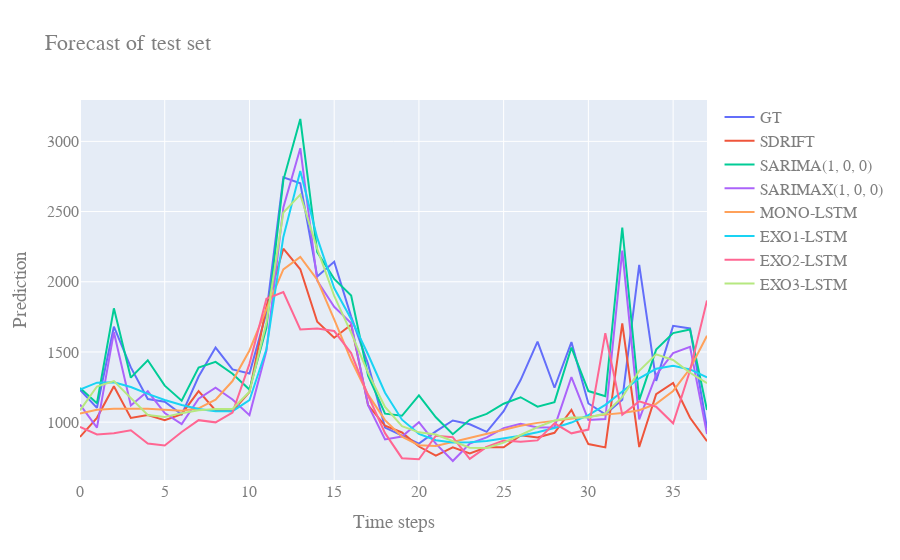
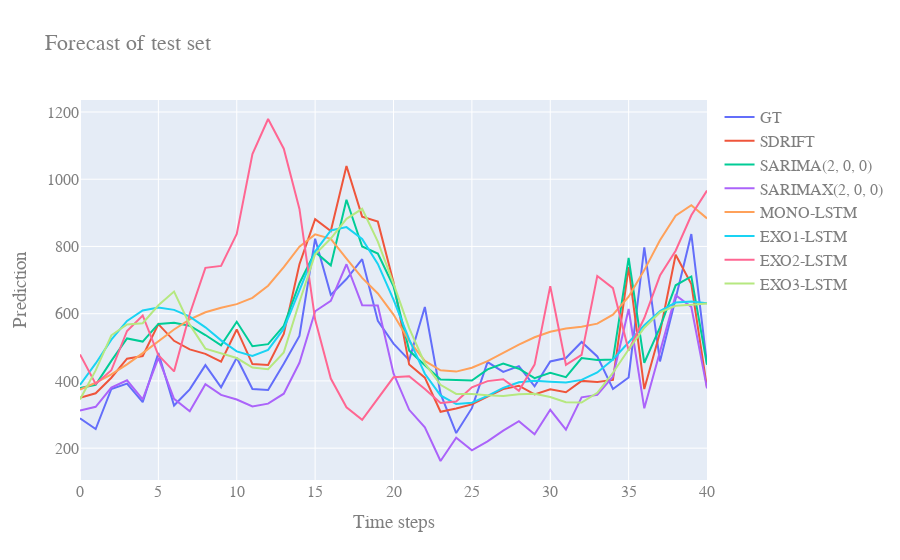
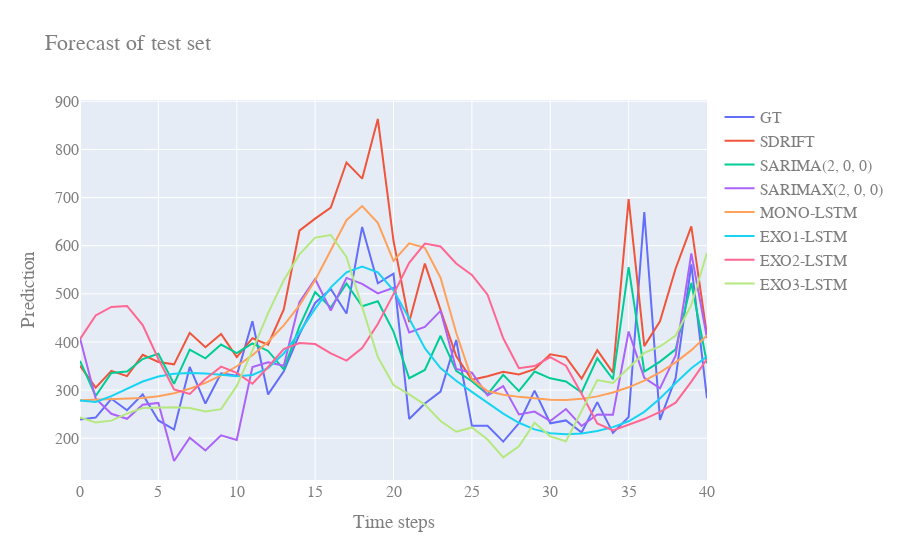

Here is the notebook cell these charts were saved with, in order:
### Markdown cell above
# Forecasting evaluation

### Code cell
single_run_results = []
n_runs = 1

for dataset in datasets:
    print("Running forecasting for sales in", dataset, "\n")
    for run in range(n_runs):
        print ("Run #", run+1)
        # Load the default and augmented versions of the data
        full_dataset = datasets[dataset]

        # Create training and test data
        train, test = ts_train_test_split(full_dataset, test_length=0.2)
        print("Training and testing data shapes: ", train.shape, test.shape)
      
        # Extract the columns which display most correlation with the value we are trying to predict.
        mono_input_features = [0]
        exo1_input_features = [0, 1, 2, 3]
        exo2_input_features = [0] + list(range(4,full_dataset.shape[1]))
        exo3_input_features = [0, 1, 2, 3, 4, 5, full_dataset.shape[1]-1] 
        #exo3_input_features = list(range(0,full_dataset.shape[1]))
        print("MONO-LSTM input features:", mono_input_features)
        print("EXO1 (+ sincos day) input features :", exo1_input_features)
        print("EXO2 (+ weather exog) input features :", exo2_input_features)
        print("EXO3 (+ all exog) input features :", exo3_input_features)
        print()
        
        ## Run STL Decomposition as baseline
        print("Running Drift and Seasonal Drift models based on STL Decomposition...")
        f_steps = test.shape[0]
        decomp = decompose(train.qty, period=52)
        drift_forecast = forecast(decomp, steps=f_steps, fc_func=drift, seasonal=True)
        drift_rmse = sm.tools.eval_measures.rmse(test.qty.values, drift_forecast["drift+seasonal"].values)
        drift_mae = sm.tools.eval_measures.meanabs(test.qty.values, drift_forecast["drift+seasonal"].values)
        print("Done\n")
        
        # Run ARIMA as another baseline
        print("Running SARIMA model...")        
        # Fit your model
        sarima_model = pm.auto_arima(train.qty, seasonal=True, m=52, suppress_warnings=True, max_order=None, \
                                    start_p=3, start_q=0, start_P=0, start_Q=0, \
                                    max_p=6, max_d=1, max_q=1, max_P=1, max_D=1, max_Q=1)
        # Get model params
        sarima_order = sarima_model.get_params()["order"]
        sarima_s_order = sarima_model.get_params()["seasonal_order"]
        # Predict #test steps into the future
        sarima_forecasts = sarima_model.predict(f_steps)  
        sarima_rmse = sm.tools.eval_measures.rmse(test.qty.values, sarima_forecasts)
        sarima_mae = sm.tools.eval_measures.meanabs(test.qty.values, sarima_forecasts)
        print("Done\n")
        
        print("Running SARIMAX model...")
        sarimax_model = SARIMAX(endog=train.qty, exog=train.iloc[:, exo3_input_features[1:]], \
                                order=sarima_order, seasonal_order=sarima_s_order)
        sarimax_fitted = sarimax_model.fit()
        sarimax_forecasts = sarimax_fitted.forecast(f_steps, exog=test.iloc[:, exo3_input_features[1:]])  
        sarimax_rmse = sm.tools.eval_measures.rmse(test.qty.values, sarimax_forecasts)
        sarimax_mae = sm.tools.eval_measures.meanabs(test.qty.values, sarimax_forecasts)
        print("Done\n")
        
        ## LSTM
        # Define the LSTM Models and their Optimizer objects
        mono_LSTM_Model, mono_opt_obj = define_LSTM_Model(mono_input_features)
        exo1_LSTM_Model, exo1_opt_obj = define_LSTM_Model(exo1_input_features)
        exo2_LSTM_Model, exo2_opt_obj = define_LSTM_Model(exo2_input_features)
        exo3_LSTM_Model, exo3_opt_obj = define_LSTM_Model(exo3_input_features)

        # 1) MONO-LSTM data
        mono_inp_tr, mono_out_tr, mono_inp_te, mono_out_te = prepare_for_network(train, test, mono_input_features, in_len=54+f_steps, out_len=f_steps)
        mono_x_train=torch.cat((torch.Tensor(mono_inp_tr),torch.Tensor(mono_out_tr)),1)
        mono_x_test=torch.Tensor(mono_inp_te)

        # 2) EXO1-LSTM data
        exo1_inp_tr, exo1_out_tr, exo1_inp_te, exo1_out_te = prepare_for_network(train, test, exo1_input_features, in_len=54+f_steps, out_len=f_steps)
        exo1_x_train=torch.cat((torch.Tensor(exo1_inp_tr),torch.Tensor(exo1_out_tr)),1)
        exo1_x_test=torch.Tensor(exo1_inp_te)

        # 3) EXO2-LSTM data
        exo2_inp_tr, exo2_out_tr, exo2_inp_te, exo2_out_te = prepare_for_network(train, test, exo2_input_features, in_len=54+f_steps, out_len=f_steps)
        exo2_x_train=torch.cat((torch.Tensor(exo2_inp_tr),torch.Tensor(exo2_out_tr)),1)
        exo2_x_test=torch.Tensor(exo2_inp_te)

        # 4) EXO3-LSTM data
        exo3_inp_tr, exo3_out_tr, exo3_inp_te, exo3_out_te = prepare_for_network(train, test, exo3_input_features, in_len=54+f_steps, out_len=f_steps)
        exo3_x_train=torch.cat((torch.Tensor(exo3_inp_tr),torch.Tensor(exo3_out_tr)),1)
        exo3_x_test=torch.Tensor(exo3_inp_te)

        # Train all the LSTMs 
        print("Training the MONO-LSTM model...")
        mono_opt_obj.train(mono_x_train[:,:-1],mono_x_train[:,1:],mono_x_train[:,:-1],mono_x_train[:,1:], \
                           do_teacher_forcing=True, n_epochs=20, batch_size=1)
        print("Done\n")
        print("Training the EXO1-LSTM model...")
        exo1_opt_obj.train(exo1_x_train[:,:-1],exo1_x_train[:,1:],exo1_x_train[:,:-1],exo1_x_train[:,1:], \
                           do_teacher_forcing=True, n_epochs=20, batch_size=1)
        print("Done\n")
        print("Training the EXO2-LSTM model...")
        exo2_opt_obj.train(exo2_x_train[:,:-1],exo2_x_train[:,1:],exo2_x_train[:,:-1],exo2_x_train[:,1:], \
                           do_teacher_forcing=True, n_epochs=20, batch_size=1)
        print("Done\n")
        print("Training the EXO3-LSTM model...")
        exo3_opt_obj.train(exo3_x_train[:,:-1],exo3_x_train[:,1:],exo3_x_train[:,:-1],exo3_x_train[:,1:], \
                           do_teacher_forcing=True, n_epochs=20, batch_size=1)
        print("Done\n")

        # Make predictions using the trained networks
        mono_pred = mono_LSTM_Model(mono_x_test, f_steps)
        exo1_pred = exo1_LSTM_Model(exo1_x_test, f_steps)
        exo2_pred = exo2_LSTM_Model(exo2_x_test, f_steps)
        exo3_pred = exo3_LSTM_Model(exo3_x_test, f_steps)

        ## Check results of LSTM forecasts (calc erros)
        mean = np.mean(train.qty.values)
        std = np.std(train.qty.values)
        mono_lstm_rmse, mono_lstm_mae = check_lstm_forecast_results(mono_pred, mono_inp_te, mono_out_te, mean, std, in_len=54+f_steps, out_len=f_steps)
        exo1_lstm_rmse, exo1_lstm_mae = check_lstm_forecast_results(exo1_pred, exo1_inp_te, exo1_out_te, mean, std, in_len=54+f_steps, out_len=f_steps)
        exo2_lstm_rmse, exo2_lstm_mae = check_lstm_forecast_results(exo2_pred, exo2_inp_te, exo2_out_te, mean, std, in_len=54+f_steps, out_len=f_steps)
        exo3_lstm_rmse, exo3_lstm_mae = check_lstm_forecast_results(exo3_pred, exo3_inp_te, exo3_out_te, mean, std, in_len=54+f_steps, out_len=f_steps)

        fig = go.Figure()
        x_labels = list(range(0,f_steps))
        fig.add_trace(go.Scatter(x=x_labels, y=test.qty,
                    mode='lines', name='GT'))
        fig.add_trace(go.Scatter(x=x_labels, y=drift_forecast["drift+seasonal"].values,
                    mode='lines', name='SDRIFT'))
        fig.add_trace(go.Scatter(x=x_labels, y=sarima_forecasts,
                    mode='lines', name='SARIMA'+str(sarima_order)))
        fig.add_trace(go.Scatter(x=x_labels, y=sarimax_forecasts,
                    mode='lines', name='SARIMAX'+str(sarima_order)))
        fig.add_trace(go.Scatter(x=x_labels, y=(mono_pred[0,-f_steps:,0].detach().cpu().numpy()*std)+mean,
                     mode='lines', name='MONO-LSTM'))
        fig.add_trace(go.Scatter(x=x_labels, y=(exo1_pred[0,-f_steps:,0].detach().cpu().numpy()*std)+mean,
                     mode='lines', name='EXO1-LSTM'))
        fig.add_trace(go.Scatter(x=x_labels, y=(exo2_pred[0,-f_steps:,0].detach().cpu().numpy()*std)+mean,
                     mode='lines', name='EXO2-LSTM'))
        fig.add_trace(go.Scatter(x=x_labels, y=(exo3_pred[0,-f_steps:,0].detach().cpu().numpy()*std)+mean,
                     mode='lines', name='EXO3-LSTM'))
        #Update plot title and axis titles, then save plot as a HTML File
        fig.update_layout(
            title="Forecast of test set",
            xaxis_title="Time steps",
            yaxis_title="Prediction",
            font=dict(
                family="Courier New, monospace",
                size=16,
                color="#7f7f7f"
            )
        )
        fig.show()
        #pltio.write_html(fig, dataset+"-"+"run"+str(run+1)+"weekly-sales-results.html")
 
        single_run_results.append([dataset, "run "+str(run+1), drift_rmse, sarima_rmse, sarimax_rmse,\
                                   mono_lstm_rmse, exo1_lstm_rmse, exo2_lstm_rmse, exo3_lstm_rmse, \
                                   drift_mae, sarima_mae, sarimax_mae, \
                                   mono_lstm_mae, exo1_lstm_mae, exo2_lstm_mae, exo3_lstm_mae])
    
        print()

### Figure 1 — Plotly figure (JSON) as saved in the notebook; plotly's stock layout.template omitted (floating-point values rounded to 4 significant figures)
{"data": [{"mode": "lines", "name": "GT", "type": "scatter", "x": [0, 1, 2, 3, 4, 5, 6, 7, 8, 9, 10, 11, 12, 13, 14, 15, 16, 17, 18, 19, 20, 21, 22, 23, 24, 25, 26, 27, 28, 29, 30, 31, 32, 33, 34, 35, 36, 37], "y": [1231, 1102, 1680, 1390, 1165, 1145, 1054, 1325, 1531, 1376, 1346, 1779, 2744, 2701, 2038, 2142, 1752, 1413, 961, 905, 847, 934, 1012, 985, 931, 1078, 1300, 1574, 1245, 1570, 1133, 1056, 1160, 2121, 1294, 1686, 1667, 958]}, {"mode": "lines", "name": "SDRIFT", "type": "scatter", "x": [0, 1, 2, 3, 4, 5, 6, 7, 8, 9, 10, 11, 12, 13, 14, 15, 16, 17, 18, 19, 20, 21, 22, 23, 24, 25, 26, 27, 28, 29, 30, 31, 32, 33, 34, 35, 36, 37], "y": [894.5, 1031.0, 1256.0, 1030.0, 1051.0, 1014.0, 1057.0, 1220.0, 1083.0, 1078.0, 1214.0, 1822.0, 2236.0, 2089.0, 1715.0, 1602.0, 1694.0, 1121.0, 974.1, 926.5, 826.2, 761.6, 820.0, 777.3, 820.9, 820.9, 905.8, 891.3, 923.9, 1088.0, 843.6, 819.8, 1703.0, 822.9, 1199.0, 1279.0, 1031.0, 864.4]}, {"mode": "lines", "name": "SARIMA(1, 0, 0)", "type": "scatter", "x": [0, 1, 2, 3, 4, 5, 6, 7, 8, 9, 10, 11, 12, 13, 14, 15, 16, 17, 18, 19, 20, 21, 22, 23, 24, 25, 26, 27, 28, 29, 30, 31, 32, 33, 34, 35, 36, 37], "y": [1244.0, 1134.0, 1811.0, 1317.0, 1440.0, 1260.0, 1152.0, 1389.0, 1429.0, 1345.0, 1232.0, 1671.0, 2724.0, 3159.0, 2210.0, 2020.0, 1901.0, 1330.0, 1060.0, 1045.0, 1191.0, 1034.0, 914.4, 1016.0, 1058.0, 1131.0, 1177.0, 1110.0, 1142.0, 1531.0, 1221.0, 1185.0, 2386.0, 1156.0, 1516.0, 1634.0, 1660.0, 1086.0]}, {"mode": "lines", "name": "SARIMAX(1, 0, 0)", "type": "scatter", "x": [0, 1, 2, 3, 4, 5, 6, 7, 8, 9, 10, 11, 12, 13, 14, 15, 16, 17, 18, 19, 20, 21, 22, 23, 24, 25, 26, 27, 28, 29, 30, 31, 32, 33, 34, 35, 36, 37], "y": [1125.0, 960.5, 1641.0, 1119.0, 1220.0, 1065.0, 985.6, 1167.0, 1246.0, 1161.0, 1050.0, 1509.0, 2529.0, 2951.0, 2007.0, 1821.0, 1705.0, 1121.0, 877.1, 897.9, 999.9, 846.8, 723.2, 847.7, 891.4, 957.5, 988.6, 962.2, 964.2, 1321.0, 1015.0, 1022.0, 2222.0, 1020.0, 1336.0, 1491.0, 1536.0, 915.1]}, {"mode": "lines", "name": "MONO-LSTM", "type": "scatter", "x": [0, 1, 2, 3, 4, 5, 6, 7, 8, 9, 10, 11, 12, 13, 14, 15, 16, 17, 18, 19, 20, 21, 22, 23, 24, 25, 26, 27, 28, 29, 30, 31, 32, 33, 34, 35, 36, 37], "y": [1062.0, 1088.0, 1095.0, 1096.0, 1096.0, 1088.0, 1082.0, 1098.0, 1160.0, 1293.0, 1511.0, 1805.0, 2088.0, 2177.0, 2014.0, 1733.0, 1442.0, 1196.0, 1014.0, 895.9, 835.9, 829.8, 858.5, 892.3, 919.3, 946.7, 974.4, 994.7, 1010.0, 1025.0, 1040.0, 1054.0, 1065.0, 1085.0, 1130.0, 1222.0, 1382.0, 1615.0]}, {"mode": "lines", "name": "EXO1-LSTM", "type": "scatter", "x": [0, 1, 2, 3, 4, 5, 6, 7, 8, 9, 10, 11, 12, 13, 14, 15, 16, 17, 18, 19, 20, 21, 22, 23, 24, 25, 26, 27, 28, 29, 30, 31, 32, 33, 34, 35, 36, 37], "y": [1233.0, 1281.0, 1285.0, 1250.0, 1202.0, 1158.0, 1122.0, 1094.0, 1077.0, 1078.0, 1156.0, 1519.0, 2320.0, 2788.0, 2313.0, 1955.0, 1735.0, 1482.0, 1209.0, 1017.0, 916.6, 871.6, 855.8, 856.3, 866.5, 882.7, 903.4, 928.3, 958.4, 997.1, 1050.0, 1123.0, 1217.0, 1312.0, 1380.0, 1401.0, 1375.0, 1319.0]}, {"mode": "lines", "name": "EXO2-LSTM", "type": "scatter", "x": [0, 1, 2, 3, 4, 5, 6, 7, 8, 9, 10, 11, 12, 13, 14, 15, 16, 17, 18, 19, 20, 21, 22, 23, 24, 25, 26, 27, 28, 29, 30, 31, 32, 33, 34, 35, 36, 37], "y": [966.1, 912.6, 920.3, 941.9, 848.2, 833.9, 930.0, 1014.0, 998.6, 1069.0, 1415.0, 1879.0, 1926.0, 1661.0, 1666.0, 1649.0, 1492.0, 1190.0, 921.7, 743.4, 735.4, 903.4, 892.1, 739.0, 824.1, 869.2, 859.8, 870.0, 991.9, 920.3, 947.1, 1634.0, 1053.0, 1148.0, 1110.0, 991.6, 1367.0, 1867.0]}, {"mode": "lines", "name": "EXO3-LSTM", "type": "scatter", "x": [0, 1, 2, 3, 4, 5, 6, 7, 8, 9, 10, 11, 12, 13, 14, 15, 16, 17, 18, 19, 20, 21, 22, 23, 24, 25, 26, 27, 28, 29, 30, 31, 32, 33, 34, 35, 36, 37], "y": [1084.0, 1254.0, 1293.0, 1175.0, 1051.0, 1036.0, 1064.0, 1084.0, 1094.0, 1094.0, 1217.0, 1708.0, 2493.0, 2621.0, 2233.0, 1900.0, 1635.0, 1351.0, 1108.0, 971.7, 927.3, 911.3, 862.1, 817.3, 815.7, 854.0, 908.2, 964.2, 1012.0, 1033.0, 1034.0, 1062.0, 1178.0, 1365.0, 1483.0, 1443.0, 1352.0, 1277.0]}], "layout": {"font": {"color": "#7f7f7f", "family": "Courier New, monospace", "size": 16}, "title": {"text": "Forecast of test set"}, "xaxis": {"title": {"text": "Time steps"}}, "yaxis": {"title": {"text": "Prediction"}}}}

### Figure 2 — Plotly figure (JSON) as saved in the notebook; plotly's stock layout.template omitted (floating-point values rounded to 4 significant figures)
{"data": [{"mode": "lines", "name": "GT", "type": "scatter", "x": [0, 1, 2, 3, 4, 5, 6, 7, 8, 9, 10, 11, 12, 13, 14, 15, 16, 17, 18, 19, 20, 21, 22, 23, 24, 25, 26, 27, 28, 29, 30, 31, 32, 33, 34, 35, 36, 37, 38, 39, 40], "y": [289, 257, 376, 392, 337, 483, 327, 375, 447, 381, 469, 376, 373, 451, 534, 823, 656, 703, 762, 579, 511, 462, 620, 362, 245, 319, 456, 427, 444, 384, 458, 468, 516, 473, 376, 410, 797, 458, 645, 837, 450]}, {"mode": "lines", "name": "SDRIFT", "type": "scatter", "x": [0, 1, 2, 3, 4, 5, 6, 7, 8, 9, 10, 11, 12, 13, 14, 15, 16, 17, 18, 19, 20, 21, 22, 23, 24, 25, 26, 27, 28, 29, 30, 31, 32, 33, 34, 35, 36, 37, 38, 39, 40], "y": [349.7, 363.2, 409.5, 466.1, 474.2, 568.9, 519.3, 494.0, 480.6, 457.2, 553.1, 450.1, 447.7, 540.0, 746.9, 881.0, 845.7, 1039.0, 888.6, 873.8, 693.7, 448.7, 409.6, 308.3, 318.0, 330.3, 353.0, 375.7, 385.7, 360.0, 375.0, 366.2, 400.1, 397.0, 403.1, 738.6, 375.9, 544.3, 775.3, 688.4, 380.1]}, {"mode": "lines", "name": "SARIMA(2, 0, 0)", "type": "scatter", "x": [0, 1, 2, 3, 4, 5, 6, 7, 8, 9, 10, 11, 12, 13, 14, 15, 16, 17, 18, 19, 20, 21, 22, 23, 24, 25, 26, 27, 28, 29, 30, 31, 32, 33, 34, 35, 36, 37, 38, 39, 40], "y": [379.2, 388.6, 459.6, 526.4, 517.1, 569.6, 573.2, 564.2, 536.5, 505.7, 576.0, 503.3, 509.4, 563.9, 690.7, 783.7, 743.7, 939.1, 799.9, 778.8, 681.8, 490.2, 446.6, 404.1, 402.4, 401.0, 434.2, 451.9, 436.3, 408.1, 424.4, 411.2, 467.9, 461.9, 463.6, 766.1, 454.1, 559.0, 684.4, 710.8, 448.0]}, {"mode": "lines", "name": "SARIMAX(2, 0, 0)", "type": "scatter", "x": [0, 1, 2, 3, 4, 5, 6, 7, 8, 9, 10, 11, 12, 13, 14, 15, 16, 17, 18, 19, 20, 21, 22, 23, 24, 25, 26, 27, 28, 29, 30, 31, 32, 33, 34, 35, 36, 37, 38, 39, 40], "y": [312.0, 323.1, 380.0, 401.9, 344.9, 468.3, 346.6, 309.6, 390.4, 358.5, 344.7, 324.3, 332.5, 362.0, 453.9, 607.2, 637.9, 747.1, 625.3, 624.5, 422.1, 314.1, 261.7, 161.8, 231.2, 193.7, 220.2, 252.0, 280.5, 241.2, 314.1, 255.1, 351.2, 358.4, 413.0, 613.9, 318.5, 485.3, 654.8, 620.1, 377.7]}, {"mode": "lines", "name": "MONO-LSTM", "type": "scatter", "x": [0, 1, 2, 3, 4, 5, 6, 7, 8, 9, 10, 11, 12, 13, 14, 15, 16, 17, 18, 19, 20, 21, 22, 23, 24, 25, 26, 27, 28, 29, 30, 31, 32, 33, 34, 35, 36, 37, 38, 39, 40], "y": [373.9, 394.5, 419.5, 449.1, 482.7, 518.4, 553.1, 582.8, 604.2, 617.5, 628.4, 647.0, 683.3, 738.5, 799.3, 836.0, 822.6, 763.8, 706.6, 660.2, 597.4, 518.8, 459.4, 431.4, 427.7, 439.1, 459.1, 483.1, 507.9, 530.0, 546.4, 555.8, 560.8, 570.4, 597.0, 650.5, 729.7, 818.4, 891.8, 922.6, 883.5]}, {"mode": "lines", "name": "EXO1-LSTM", "type": "scatter", "x": [0, 1, 2, 3, 4, 5, 6, 7, 8, 9, 10, 11, 12, 13, 14, 15, 16, 17, 18, 19, 20, 21, 22, 23, 24, 25, 26, 27, 28, 29, 30, 31, 32, 33, 34, 35, 36, 37, 38, 39, 40], "y": [388.0, 452.0, 522.8, 578.3, 609.4, 618.6, 611.4, 591.2, 559.4, 520.7, 487.7, 474.6, 492.5, 555.4, 669.5, 784.8, 847.7, 857.5, 822.2, 748.1, 642.2, 523.3, 421.4, 356.8, 331.3, 335.0, 355.5, 379.5, 395.9, 400.7, 397.7, 395.6, 403.1, 425.4, 463.9, 514.2, 565.7, 607.9, 633.3, 636.3, 630.7]}, {"mode": "lines", "name": "EXO2-LSTM", "type": "scatter", "x": [0, 1, 2, 3, 4, 5, 6, 7, 8, 9, 10, 11, 12, 13, 14, 15, 16, 17, 18, 19, 20, 21, 22, 23, 24, 25, 26, 27, 28, 29, 30, 31, 32, 33, 34, 35, 36, 37, 38, 39, 40], "y": [478.7, 391.0, 431.7, 548.7, 594.8, 476.2, 428.4, 599.3, 736.5, 742.2, 837.4, 1075.0, 1179.0, 1091.0, 911.7, 582.3, 407.0, 321.7, 284.2, 346.0, 410.8, 413.7, 375.8, 334.4, 338.8, 381.1, 399.5, 405.1, 370.4, 448.5, 681.9, 448.0, 477.3, 712.1, 675.9, 490.7, 587.1, 713.4, 787.4, 892.7, 966.3]}, {"mode": "lines", "name": "EXO3-LSTM", "type": "scatter", "x": [0, 1, 2, 3, 4, 5, 6, 7, 8, 9, 10, 11, 12, 13, 14, 15, 16, 17, 18, 19, 20, 21, 22, 23, 24, 25, 26, 27, 28, 29, 30, 31, 32, 33, 34, 35, 36, 37, 38, 39, 40], "y": [344.8, 431.3, 535.8, 568.0, 571.6, 624.9, 666.0, 567.4, 496.0, 482.6, 468.1, 439.7, 434.7, 484.8, 634.8, 776.7, 823.5, 882.2, 912.0, 814.3, 689.7, 557.3, 452.0, 388.4, 361.4, 361.2, 357.1, 355.3, 360.4, 361.7, 352.1, 336.9, 335.5, 364.7, 424.2, 493.6, 558.5, 603.8, 623.6, 626.5, 630.4]}], "layout": {"font": {"color": "#7f7f7f", "family": "Courier New, monospace", "size": 16}, "title": {"text": "Forecast of test set"}, "xaxis": {"title": {"text": "Time steps"}}, "yaxis": {"title": {"text": "Prediction"}}}}

### Figure 3 — Plotly figure (JSON) as saved in the notebook; plotly's stock layout.template omitted (floating-point values rounded to 4 significant figures)
{"data": [{"mode": "lines", "name": "GT", "type": "scatter", "x": [0, 1, 2, 3, 4, 5, 6, 7, 8, 9, 10, 11, 12, 13, 14, 15, 16, 17, 18, 19, 20, 21, 22, 23, 24, 25, 26, 27, 28, 29, 30, 31, 32, 33, 34, 35, 36, 37, 38, 39, 40], "y": [239, 243, 282, 258, 291, 237, 218, 348, 272, 335, 330, 443, 291, 339, 416, 481, 510, 459, 639, 522, 542, 240, 272, 297, 404, 226, 226, 193, 231, 299, 231, 237, 212, 275, 211, 244, 670, 238, 325, 561, 283]}, {"mode": "lines", "name": "SDRIFT", "type": "scatter", "x": [0, 1, 2, 3, 4, 5, 6, 7, 8, 9, 10, 11, 12, 13, 14, 15, 16, 17, 18, 19, 20, 21, 22, 23, 24, 25, 26, 27, 28, 29, 30, 31, 32, 33, 34, 35, 36, 37, 38, 39, 40], "y": [350.7, 305.0, 340.0, 329.1, 373.3, 358.4, 353.4, 419.0, 389.2, 416.6, 368.4, 407.8, 394.5, 467.5, 631.2, 656.3, 679.0, 772.8, 739.4, 863.2, 610.2, 441.5, 562.8, 466.5, 370.6, 321.3, 328.8, 337.9, 332.6, 343.4, 374.4, 368.5, 323.8, 382.8, 336.4, 696.9, 391.3, 443.0, 552.6, 640.2, 413.5]}, {"mode": "lines", "name": "SARIMA(2, 0, 0)", "type": "scatter", "x": [0, 1, 2, 3, 4, 5, 6, 7, 8, 9, 10, 11, 12, 13, 14, 15, 16, 17, 18, 19, 20, 21, 22, 23, 24, 25, 26, 27, 28, 29, 30, 31, 32, 33, 34, 35, 36, 37, 38, 39, 40], "y": [360.7, 287.7, 335.6, 338.7, 364.4, 375.5, 312.8, 384.0, 366.0, 394.6, 377.0, 396.8, 381.3, 343.1, 432.5, 503.8, 471.3, 521.4, 474.1, 484.5, 421.4, 324.6, 341.8, 412.8, 339.9, 318.5, 291.1, 331.7, 298.0, 338.6, 324.4, 318.1, 295.1, 366.0, 322.5, 555.4, 338.6, 359.2, 384.6, 522.6, 355.8]}, {"mode": "lines", "name": "SARIMAX(2, 0, 0)", "type": "scatter", "x": [0, 1, 2, 3, 4, 5, 6, 7, 8, 9, 10, 11, 12, 13, 14, 15, 16, 17, 18, 19, 20, 21, 22, 23, 24, 25, 26, 27, 28, 29, 30, 31, 32, 33, 34, 35, 36, 37, 38, 39, 40], "y": [407.8, 282.7, 250.8, 240.4, 269.4, 273.2, 152.7, 200.9, 174.5, 206.0, 196.3, 347.7, 357.6, 350.4, 482.7, 530.6, 465.3, 533.0, 520.7, 500.9, 512.6, 419.5, 431.2, 464.6, 343.9, 336.2, 289.0, 308.3, 249.3, 255.5, 235.7, 260.6, 225.3, 249.4, 248.7, 421.7, 325.3, 303.6, 372.2, 584.2, 408.0]}, {"mode": "lines", "name": "MONO-LSTM", "type": "scatter", "x": [0, 1, 2, 3, 4, 5, 6, 7, 8, 9, 10, 11, 12, 13, 14, 15, 16, 17, 18, 19, 20, 21, 22, 23, 24, 25, 26, 27, 28, 29, 30, 31, 32, 33, 34, 35, 36, 37, 38, 39, 40], "y": [279.0, 280.3, 281.2, 281.8, 283.4, 287.1, 293.5, 302.8, 315.1, 330.5, 349.5, 372.6, 400.4, 434.3, 476.1, 528.2, 591.0, 653.0, 682.3, 647.6, 568.5, 605.0, 595.5, 533.4, 419.0, 322.4, 297.9, 290.3, 285.9, 282.2, 279.7, 279.4, 281.8, 286.9, 294.9, 305.8, 319.6, 336.8, 357.7, 383.0, 413.7]}, {"mode": "lines", "name": "EXO1-LSTM", "type": "scatter", "x": [0, 1, 2, 3, 4, 5, 6, 7, 8, 9, 10, 11, 12, 13, 14, 15, 16, 17, 18, 19, 20, 21, 22, 23, 24, 25, 26, 27, 28, 29, 30, 31, 32, 33, 34, 35, 36, 37, 38, 39, 40], "y": [278.3, 275.4, 287.4, 303.3, 317.7, 328.1, 333.7, 335.5, 334.5, 331.8, 329.0, 331.3, 345.7, 376.1, 420.0, 469.2, 513.5, 544.7, 556.5, 544.5, 507.4, 448.5, 387.2, 345.8, 319.3, 296.3, 273.2, 251.1, 232.1, 218.3, 210.5, 208.1, 210.0, 215.1, 223.0, 235.2, 254.7, 282.4, 314.6, 345.2, 369.9]}, {"mode": "lines", "name": "EXO2-LSTM", "type": "scatter", "x": [0, 1, 2, 3, 4, 5, 6, 7, 8, 9, 10, 11, 12, 13, 14, 15, 16, 17, 18, 19, 20, 21, 22, 23, 24, 25, 26, 27, 28, 29, 30, 31, 32, 33, 34, 35, 36, 37, 38, 39, 40], "y": [405.8, 455.1, 472.9, 474.7, 435.1, 364.6, 301.3, 292.0, 322.9, 348.8, 335.7, 313.2, 348.0, 385.0, 397.8, 395.6, 376.3, 361.2, 387.4, 437.3, 499.4, 564.4, 604.5, 598.4, 563.0, 539.4, 498.1, 407.7, 345.6, 349.9, 368.3, 350.7, 292.2, 230.8, 216.2, 228.2, 239.8, 254.7, 274.0, 317.5, 364.6]}, {"mode": "lines", "name": "EXO3-LSTM", "type": "scatter", "x": [0, 1, 2, 3, 4, 5, 6, 7, 8, 9, 10, 11, 12, 13, 14, 15, 16, 17, 18, 19, 20, 21, 22, 23, 24, 25, 26, 27, 28, 29, 30, 31, 32, 33, 34, 35, 36, 37, 38, 39, 40], "y": [243.4, 232.8, 236.6, 251.2, 262.7, 263.1, 264.1, 262.9, 255.4, 260.3, 308.6, 382.5, 459.9, 528.3, 581.8, 616.9, 622.2, 576.7, 471.8, 368.7, 310.4, 291.1, 269.8, 235.8, 213.5, 222.4, 197.2, 160.3, 183.4, 232.3, 203.9, 193.6, 256.5, 320.7, 314.9, 346.1, 377.2, 390.6, 413.4, 477.3, 585.2]}], "layout": {"font": {"color": "#7f7f7f", "family": "Courier New, monospace", "size": 16}, "title": {"text": "Forecast of test set"}, "xaxis": {"title": {"text": "Time steps"}}, "yaxis": {"title": {"text": "Prediction"}}}}
